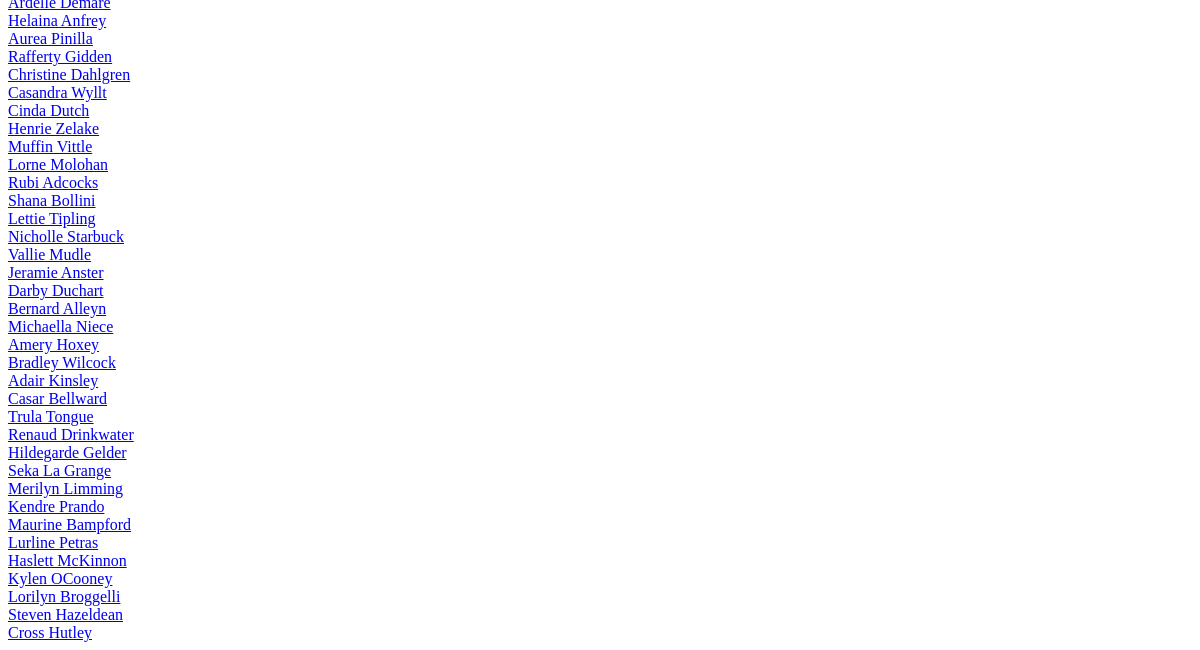
Before: / (lower part) with the older database file.
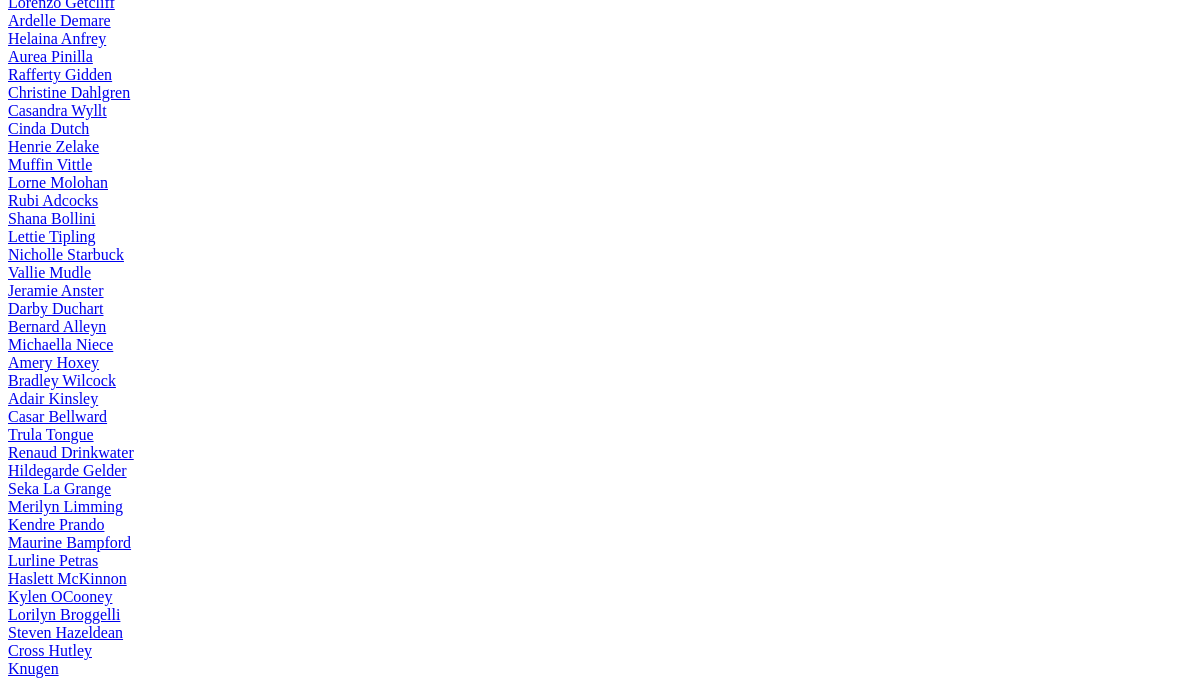
After: the same page with the newer database file.
### tables this page shows
CREATE TABLE `students`
(
    `id`   INTEGER PRIMARY KEY AUTOINCREMENT,
    `name` TEXT
--     `user_id` INTEGER,
--     FOREIGN KEY (user_id) REFERENCES users (id)
);

### app.py (the view)
@app.route('/', methods=['GET'])
def home():
    teachers = models.get_teachers()
    students = models.get_all_students()
    return render_template('index.html', teachers=teachers, students=students)

### models.py (called while the page is built)
def get_all_students():
    con = sql.connect(DB_PATH)
    cur = con.cursor()
    cur.execute("""SELECT id, name FROM students""")
    students = cur.fetchall()
    con.close()
    return students

def get_teachers():
    con = sql.connect(DB_PATH)
    cur = con.cursor()
    cur.execute("SELECT * FROM teachers")
    teachers = cur.fetchall()
    con.close()
    return teachers

### templates/index.html (shortened to what this page needs)
<!DOCTYPE html>
<html lang="en">
<head>
</head>
<body>
<br/>
{% for student in students %}
<div><a href="/student/{{ student[0] }}">{{ student[1] }}</a></div>
{% endfor %}
</body>
</html>

Changed rows visible on the page:
now on this page (row unchanged): students: name "Ardelle Demare"
added students: name "Knugen"
